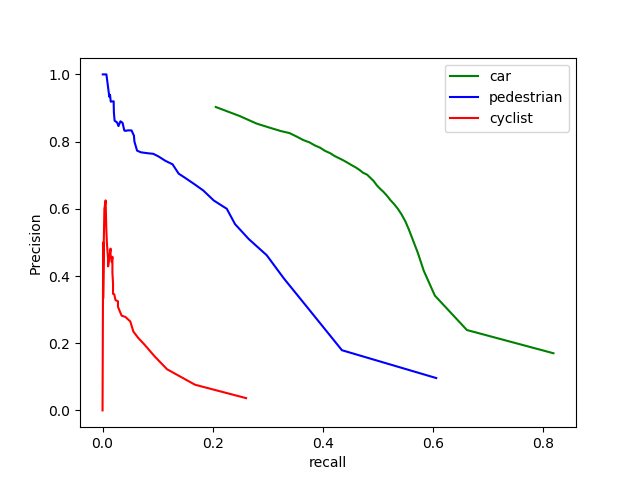

Reproduce this figure in Python.
import sys
import os
import argparse
import torch
import torch.nn as nn
import torch.backends.cudnn as cudnn
import torchvision.transforms as transforms
from torch.autograd import Variable
from data import KITTI_ROOT, VOC_ROOT, VOC_CLASSES, KITTI_CLASSES as labelmap
from PIL import Image
from data import VOCAnnotationTransform, KITTIAnnotationTransform, VOCDetection, KITTIDetection, BaseTransform, VOC_CLASSES, KITTI_CLASSES
from ssd import build_ssd
import matplotlib.pyplot as plt
import time
parser = argparse.ArgumentParser(description='Single Shot MultiBox Detection')
parser.add_argument('--trained_model', default='/home/emeka/Schreibtisch/AIS/ais3d/ssd.pytorch-master/weights/ssd300_Resz_KITTI_105000.pth',
                    type=str, help='Trained state_dict file path to open')
parser.add_argument('--save_folder', default='eval/', type=str,
                    help='Dir to save results')
parser.add_argument('--visual_threshold', default=0.5, type=float,
                    help='Final confidence threshold')
parser.add_argument('--cuda', default=True, type=bool,
                    help='Use cuda to train model')
parser.add_argument('--kitti_root', default=KITTI_ROOT,
                    help='Location of root directory')
parser.add_argument('-f', default=None, type=str,
                    help="Dummy arg so we can load in Jupyter Notebooks")
args = parser.parse_args()

if args.cuda and torch.cuda.is_available():
    torch.set_default_tensor_type('torch.cuda.FloatTensor')
else:
    torch.set_default_tensor_type('torch.FloatTensor')

if not os.path.exists(args.save_folder):
    os.mkdir(args.save_folder)

def bb_intersection_over_union(boxA, boxB):
    # determine the (x, y)-coordinates of the intersection rectangle

    xA = max(boxA[0], boxB[0])
    yA = max(boxA[1], boxB[1])
    xB = min(boxA[2], boxB[2])
    yB = min(boxA[3], boxB[3])

    # compute the area of intersection rectangle
    interArea = (xB - xA) * (yB - yA)

    # compute the area of both the prediction and ground-truth
    # rectangles
    boxAArea = (boxA[2] - boxA[0]) * (boxA[3] - boxA[1])
    boxBArea = (boxB[2] - boxB[0]) * (boxB[3] - boxB[1])

    # compute the intersection over union by taking the intersection
    # area and dividing it by the sum of prediction + ground-truth
    # areas - the interesection area
    iou = interArea / float(boxAArea + boxBArea - interArea)
    if iou < 0:
        iou = 0
    # return the intersection over union value
    return iou


def test_net(save_folder, net, cuda, testset, transform, thresh):
    # dump predictions and assoc. ground truth to text file for now
    #filename = save_folder+'test1.txt'
    lower_limit = 0.0
    pre_car = []
    pre_ped = []
    pre_cyc = []
    rec_car = []
    rec_ped = []
    rec_cyc = []
    thrS = [0.5, 0.7, 0.5]
    yArr = []
    scaleArr = []
    num_images = len(testset)
    for i in range(num_images):
        if (i+1) % 10 == 0:
            print('Forwarding image {:d}/{:d}....'.format(i+1, num_images))
        img = testset.pull_image(i)
        img_id, annotation = testset.pull_anno(i)
        x = torch.from_numpy(transform(img)[0]).permute(2, 0, 1)
        x = Variable(x.unsqueeze(0))

        if cuda:
            x = x.cuda()
        y = net(x)      # forward pass
        yArr.append(y)
        # scale each detection back up to the image

    for ind in range(40):
        print('Lower Limit: {:.3f} - {:d}/{:d}'.format(lower_limit, ind+1, 40))
        # we zero tp,fp, fn
        tp_car = 0
        tp_ped = 0
        tp_cyc = 0
        fp_car = 0
        fp_ped = 0
        fp_cyc = 0
        fn_car = 0
        fn_ped = 0
        fn_cyc = 0

        for i in range(num_images):
            if (i+1) % 100 == 0:
                print('Evaluating image {:d}/{:d}....'.format(i+1, num_images))
            img = testset.pull_image(i)
            img_id, annotation = testset.pull_anno(i)

            detections = yArr[i].data
            scale = torch.Tensor([img.shape[1], img.shape[0],
                                  img.shape[1], img.shape[0]])

            pred_num = 0
            for i in range(detections.size(1)):
                j = 0
                cycDum = 0
                carDum = 0
                pedDum = 0
                # this line under is looping all the dections
                while detections[0, i, j, 0] > lower_limit:
                    if (i-1) == 0:  # cyc
                        cycDum = 1
                        carDum = 0
                        pedDum = 0
                    if (i-1) == 1:  # car
                        cycDum = 0
                        carDum = 1
                        pedDum = 0
                    if (i-1) == 2:  # ped
                        cycDum = 0
                        carDum = 0
                        pedDum = 1
                    # if pred_num == 0:
                        # with open(filename, mode='a') as f:
                        #f.write('PREDICTIONS: '+'\n')
                    score = detections[0, i, j, 0]
                    label_name = labelmap[i-1]
                    pt = (detections[0, i, j, 1:]*scale).cpu().numpy()
                    coords = (pt[0], pt[1], pt[2], pt[3])

                    for box in annotation:
                        if (i-1) == box[4]:
                            intres = bb_intersection_over_union([box[0], box[1], box[2], box[3]], [
                                                                pt[0], pt[1], pt[2], pt[3]])
                            if intres > thrS[i-1]:
                                if (i-1) == 0:  # cyc
                                    cycDum = 0
                                if (i-1) == 1:  # car
                                    carDum = 0
                                if (i-1) == 2:  # ped
                                    pedDum = 0
                    fp_car += carDum
                    fp_ped += pedDum
                    fp_cyc += cycDum
                    pred_num += 1
                    j += 1

            for box in annotation:
                cycDum = 0
                carDum = 0
                pedDum = 0
                if box[4] == 0:  # cyc
                    cycDum = 1
                    carDum = 0
                    pedDum = 0
                if box[4] == 1:  # car
                    cycDum = 0
                    carDum = 1
                    pedDum = 0
                if box[4] == 2:  # ped
                    cycDum = 0
                    carDum = 0
                    pedDum = 1
                for i in range(detections.size(1)):
                    j = 0
                    # this line under is looping all the dections
                    while detections[0, i, j, 0] > lower_limit:

                        score = detections[0, i, j, 0]
                        label_name = labelmap[i-1]
                        pt = (detections[0, i, j, 1:]*scale).cpu().numpy()
                        coords = (pt[0], pt[1], pt[2], pt[3])
                        if (i-1) == box[4]:
                            intres = bb_intersection_over_union([box[0], box[1], box[2], box[3]], [
                                                                pt[0], pt[1], pt[2], pt[3]])
                            #print([box[0], box[1],box[2], box[3]],[pt[0], pt[1], pt[2], pt[3]])
                            # print(intres)
                            if intres > thrS[i-1]:
                                if (i-1) == 0:  # cyc
                                    tp_cyc += 1
                                    cycDum = 0
                                    # break
                                if (i-1) == 1:  # car
                                    tp_car += 1
                                    carDum = 0
                                    # break
                                if (i-1) == 2:  # ped
                                    tp_ped += 1
                                    pedDum = 0
                                    # break

                        j += 1
                fn_car += carDum
                fn_ped += pedDum
                fn_cyc += cycDum

        # here we have to compute the 3 vectors.. by using append in the end
        lower_limit = lower_limit+0.025
        pre_car.append(tp_car/(tp_car+fp_car))
        if (tp_ped+fp_ped) > 0:
            pre_ped.append(tp_ped/(tp_ped+fp_ped))
        else:
            pre_ped.append(0)
        if (tp_cyc+fp_cyc) > 0:
            pre_cyc.append(tp_cyc/(tp_cyc+fp_cyc))
        else:
            pre_cyc.append(0)
        rec_car.append(tp_car/(tp_car+fn_car))
        rec_ped.append(tp_ped/(tp_ped+fn_ped))
        rec_cyc.append(tp_cyc/(tp_cyc+fn_cyc))

    plt.plot(rec_car, pre_car, color='green', label='car')
    plt.plot(rec_ped, pre_ped, color='blue', label='pedestrian')
    plt.plot(rec_cyc, pre_cyc, color='red', label='cyclist')
    plt.ylabel('Precision')
    plt.xlabel('recall')
    plt.legend(loc=1)
    plt.savefig('pr.png')
    plt.show()
    plt.hold(True)

def test_kitti():
    # load net
    num_classes = len(KITTI_CLASSES) + 1  # +1 background
    net = build_ssd('test', 300, num_classes)  # initialize SSD
    net.load_state_dict(torch.load(args.trained_model))
    net.eval()
    print('Finished loading model!')
    # load data
    testset = KITTIDetection(
        KITTI_ROOT, ['val'], None, KITTIAnnotationTransform())
    if args.cuda:
        net = net.cuda()
        print('test')
        cudnn.benchmark = True
    # evaluation
    test_net(args.save_folder, net, args.cuda, testset, BaseTransform(
        net.size, (104, 117, 123)), thresh=args.visual_threshold)

if __name__ == '__main__':
    test_kitti()
